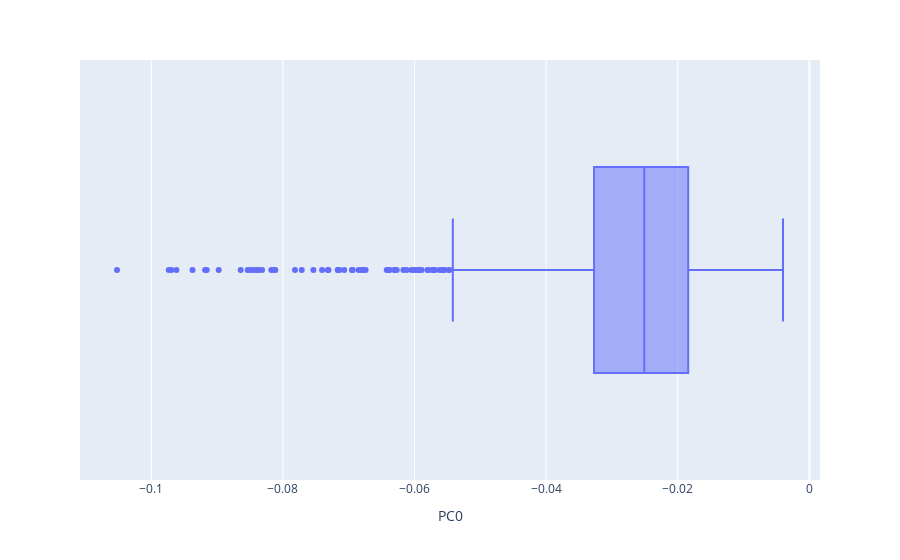

Source (notebook cell):
### Code cell
px.box(Q5_X.reset_index(), 'PC0', hover_name = 'term_str')

### Figure 1 — Plotly figure (JSON) as saved in the notebook; plotly's stock layout.template omitted (floating-point values rounded to 4 significant figures; data arrays with more than 128 entries replaced by an {"elided": "..."} marker saying what was removed)
{"data": [{"alignmentgroup": "True", "hovertemplate": "<b>%{hovertext}</b><br><br>PC0=%{x}<extra></extra>", "hovertext": {"elided": "1000 str values"}, "legendgroup": "", "marker": {"color": "#636efa"}, "name": "", "notched": false, "offsetgroup": "", "orientation": "h", "showlegend": false, "type": "box", "x": {"elided": "1000 float values"}, "x0": " ", "xaxis": "x", "y0": " ", "yaxis": "y"}], "layout": {"autosize": true, "boxmode": "group", "legend": {"tracegroupgap": 0}, "margin": {"t": 60}, "xaxis": {"anchor": "y", "autorange": true, "domain": [0, 1], "range": [-0.1108, 0.001609], "title": {"text": "PC0"}, "type": "linear"}, "yaxis": {"anchor": "x", "autorange": true, "domain": [0, 1], "range": [-0.5, 0.5], "type": "category"}}}
